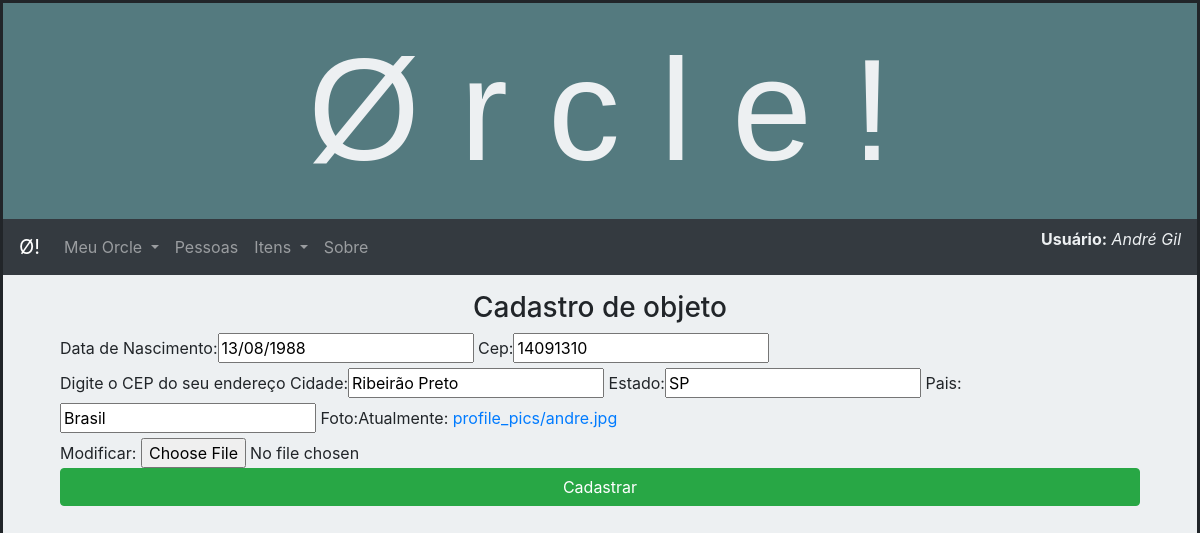
The app's page /borrows/perfil/1/update/ (signed in) with its own data.
### borrows/models.py (models this page shows, shortened)
class Profile(models.Model):
    user = models.OneToOneField(User, related_name='profile', on_delete=models.CASCADE, primary_key=True)
    dt_nasc = models.DateField("Data de Nascimento",null=True, blank=True)
    cep = models.CharField(max_length=8, help_text='Digite o CEP do seu endereço')
    cidade = models.CharField(max_length=200)
    estado = models.CharField(max_length=2)
    pais = models.CharField(max_length=50)
    foto = models.ImageField(upload_to = 'profile_pics', default = 'profile_pics/no-image-icon.png')

### borrows/views.py (the view)
# urls.py: path('perfil/<int:pk>/update/', views.PerfilUpdate.as_view(), name='perfil_update'),
class PerfilUpdate(LoginRequiredMixin,UpdateView):
    model = Profile
    fields = ['dt_nasc','cep','cidade','estado','pais','foto']
    success_url = reverse_lazy('itens')

### borrows/templates/borrows/profile_form.html (shortened to what this page needs)
{% extends "base_generic.html" %}
{% load bootstrap%}
{% block menu %}
  {% include "menu-bootstrap.html" %}
{% endblock %}
{% block content %}
<div class="container">
  <div class="container" style="text-align:center;">
      <h3>Cadastro de objeto</h3>
  </div>
    <form action="" method="post" enctype="multipart/form-data">
        {{ form|bootstrap}}
    <input type="submit" value="Cadastrar" class='btn btn-success btn-block'>
  </form>
</div>
{% endblock %}

### borrows/templates/menu-bootstrap.html (shortened to what this page needs)
<nav class="navbar navbar-expand-lg navbar-dark bg-dark">
    <a class="navbar-brand" href="{% url 'index' %}">&#216!</a>
    <div class="collapse navbar-collapse" id="conteudoNavbarSuportado">
        <ul class="navbar-nav mr-auto">
        <li class="nav-item dropdown">
            <a class="nav-link dropdown-toggle" id="navbarDropdown" role="button" data-toggle="dropdown" aria-haspopup="true" aria-expanded="false">
            Meu Orcle
            </a>
        </li>
        <li class="nav-item">
             <a class="nav-link" href="/borrows/pessoas">Pessoas</a>
        </li>
        <li class="nav-item dropdown">
                <a class="nav-link dropdown-toggle" id="navbarDropdown" role="button" data-toggle="dropdown" aria-haspopup="true" aria-expanded="false">
                Itens
                </a>
            </li>
        <li class="nav-item">
            <a class="nav-link" href="/borrows/sobre">Sobre</a>
        </li>
        </ul>
        <div class="float-right">
            <p style="color:#edf0f2;"> <strong>Usuário:</strong> <i>{{ user.get_full_name }}</p></i>
        </div>
    </div>
</nav>

### borrows/static/css/estilo.css (style rules this page uses)
ul { list-style: none; }

### records on screen
Profile: dt_nasc "13/08/1988", cep "14091310", cidade "Ribeirão Preto", estado "SP", pais "Brasil"

### other values on screen
{{ user.get_full_name }} "André Gil"
